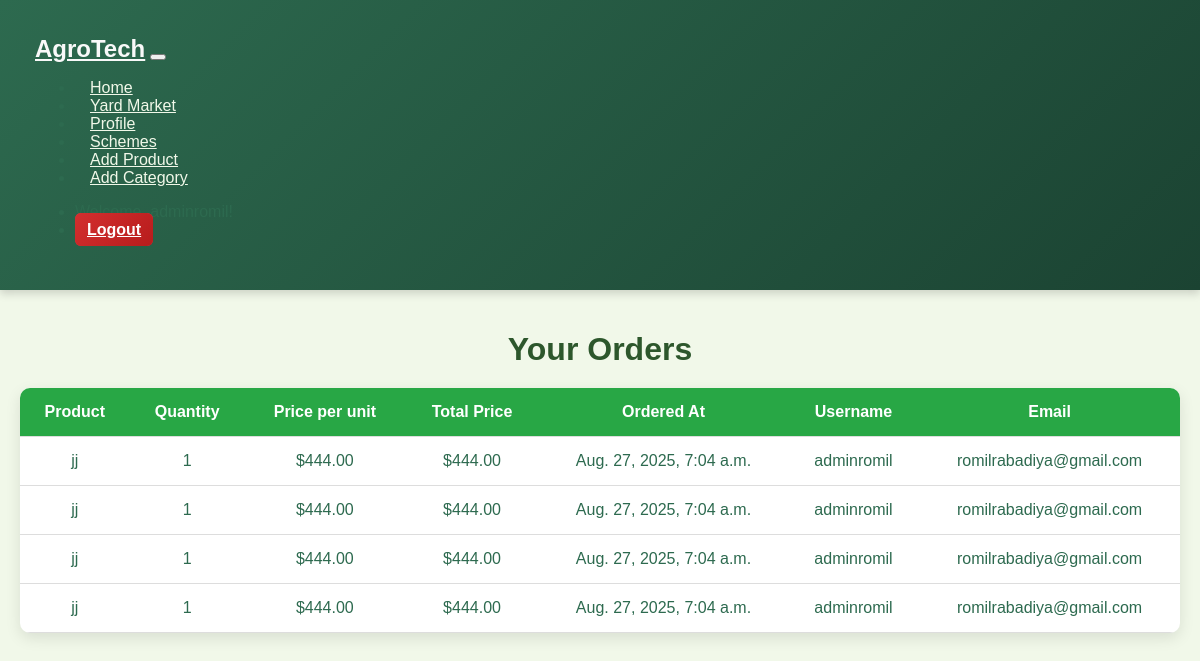
The page /yard_market/order_list (signed in) on the database as committed earlier.
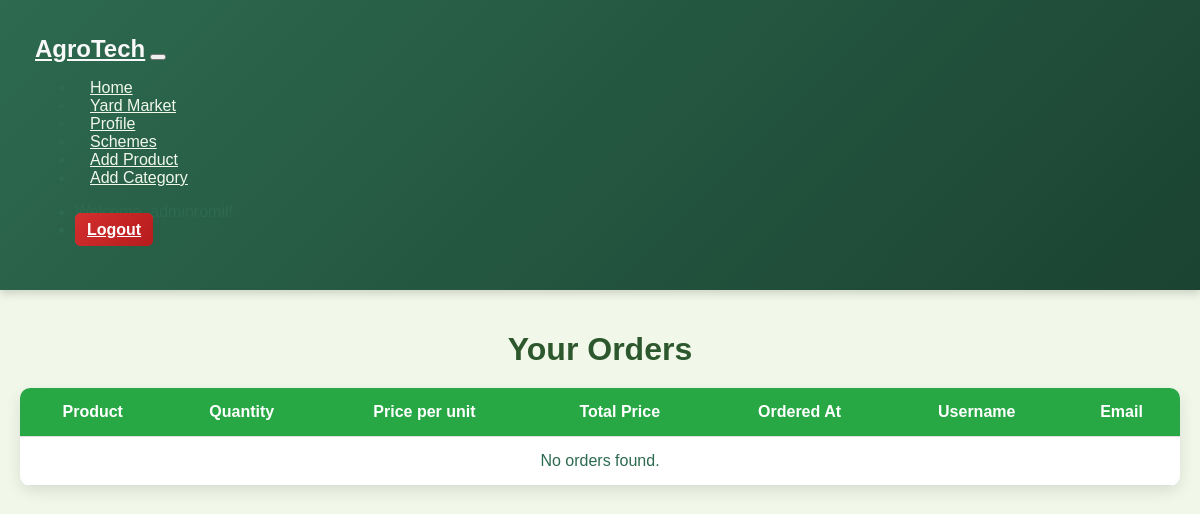
The same page on the database as committed later.
### agroapp/models.py (models this page shows, shortened)
class Order(models.Model):
    user = models.ForeignKey(User, on_delete=models.CASCADE)
    product = models.ForeignKey(Product, on_delete=models.CASCADE)
    quantity = models.PositiveIntegerField(default=1)
    created_at = models.DateTimeField(auto_now_add=True)
    def total_price(self):
        return self.quantity * self.product.price

class Product(models.Model):
    name = models.CharField(max_length=255)
    description = models.TextField()
    price = models.DecimalField(max_digits=10, decimal_places=2)
    category = models.ForeignKey(Category, on_delete=models.CASCADE)
    image = models.ImageField(upload_to='product_images/', blank=True, null=True)

class User(AbstractUser):
    ROLE_CHOICES = [
        ('farmer', 'Farmer'),
        ('administrator', 'Administrator'),
    ]
    profile_picture = models.ImageField(upload_to='profile_pics/', default='default.jpg', blank=True, null=True)
    bio = models.TextField(blank=True, null=True)
    role = models.CharField(max_length=20, choices=ROLE_CHOICES, default='farmer')
    phone_number = models.CharField(max_length=15, blank=True, null=True)
    address = models.TextField(blank=True, null=True)
    city = models.CharField(max_length=100, blank=True, null=True)
    state = models.CharField(max_length=100, blank=True, null=True)
    zip_code = models.CharField(max_length=10, blank=True, null=True)

### agroapp/views.py (the view)
# urls.py: path('yard_market/order_list', views.user_orders, name='user_orders'),#When user is farmer And see his orders , Button in product_list.html
@login_required
def user_orders(request):
    orders = Order.objects.filter(user=request.user)  #request.user is the currently logged-in user
    return render(request, 'yard_market/order_admin_list.html', {'orders': orders})

### templates/yard_market/order_admin_list.html (shortened to what this page needs)
<!DOCTYPE html>
<html lang="en">
<head>
</head>
<body>
    <nav class="navbar navbar-expand-lg navbar-dark bg-success shadow-sm">
        <div class="container">
            <a class="navbar-brand fw-bold" href="{% url 'home' %}">AgroTech</a>
            <button class="navbar-toggler" type="button" data-bs-toggle="collapse" data-bs-target="#navbarNav">
            </button>
            <div class="collapse navbar-collapse" id="navbarNav">
                <ul class="navbar-nav me-auto">
                    <li class="nav-item mx-2"><a class="nav-link active" href="{% url 'home' %}">Home</a></li>
                    <li class="nav-item mx-2"><a class="nav-link" href="{% url 'product_list' %}">Yard Market</a></li>
                    <li class="nav-item mx-2"><a class="nav-link" href="{% url 'profile' %}">Profile</a></li>
                    <li class="nav-item mx-2"><a class="nav-link" href="{% url 'scheme_list' %}">Schemes</a></li>
                    {% if user.is_authenticated and user.role == "administrator" %}
                        <li class="nav-item mx-2"><a class="nav-link" href="{% url 'add_product' %}">Add Product</a></li>
                        <li class="nav-item mx-2"><a class="nav-link" href="{% url 'add_category' %}">Add Category</a></li>
                    {% endif %}
                </ul>
                <ul class="navbar-nav ms-auto align-items-center">
                    {% if user.is_authenticated %}
                        <li class="nav-item me-3">
                            <span class="text-light fw-bold">Welcome, {{ user.username }}!</span>
                        </li>
                        <li class="nav-item">
                            <a id="logout-btn" class="btn btn-danger btn-sm" href="{% url 'logout' %}">Logout</a>
                        </li>
                    {% else %}
                        <li class="nav-item"><a class="btn btn-light btn-sm me-2" href="{% url 'login' %}">Login</a></li>
                        <li class="nav-item"><a class="btn btn-warning btn-sm" href="{% url 'signup' %}">Sign Up</a></li>
                    {% endif %}
                </ul>
            </div>
        </div>
    </nav>
    <div class="container">
        <h1>Your Orders</h1>
        <table class="table">
            <thead>
                <tr>
                    <th>Product</th>
                    <th>Quantity</th>
                    <th>Price per unit</th>
                    <th>Total Price</th>
                    <th>Ordered At</th>
                    <th>Username</th>
                    <th>Email</th>
                </tr>
            </thead>
            <tbody>
                {% for order in orders %}
                <tr>
                    <td>{{ order.product.name }}</td>
                    <td>{{ order.quantity }}</td>
                    <td>${{ order.product.price }}</td>
                    <td>${{ order.total_price }}</td>
                    <td>{{ order.created_at }}</td>
                    <td>{{ order.user.username }}</td>
                    <td>{{ order.user.email }}</td>
                </tr>
                {% empty %}
                <tr>
                    <td colspan="7" class="text-danger fw-bold">No orders found.</td>
                </tr>
                {% endfor %}
            </tbody>
        </table>
    </div>
</body>
</html>

Rows that differ between the two databases and show on the page:
removed Order: product.name "jj", quantity "1", product.price "444.00", total_price "444.00", created_at "Aug. 27, 2025, 7:04 a.m.", user.username "adminromil", user.email "romilrabadiya@gmail.com"
removed Order: product.name "jj", quantity "1", product.price "444.00", total_price "444.00", created_at "Aug. 27, 2025, 7:04 a.m.", user.username "adminromil", user.email "romilrabadiya@gmail.com"
removed Order: product.name "jj", quantity "1", product.price "444.00", total_price "444.00", created_at "Aug. 27, 2025, 7:04 a.m.", user.username "adminromil", user.email "romilrabadiya@gmail.com"
removed Order: product.name "jj", quantity "1", product.price "444.00", total_price "444.00", created_at "Aug. 27, 2025, 7:04 a.m.", user.username "adminromil", user.email "romilrabadiya@gmail.com"
Other text that changed with them:
text now shown: "No orders found."
